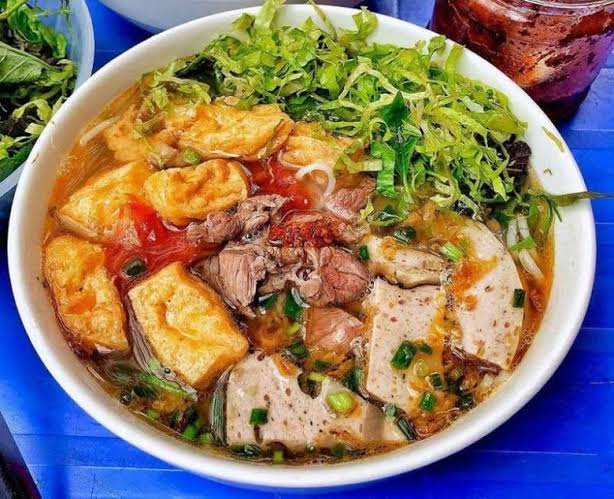
#> input picture assets/figma/02055b87-c611-4bce-ad4e-6c292f7ebfb1.png, 614 x 499 px; its folder holds only this picture in this run
$ python reference-sheets.py
#> lines starting #> are read from the running program, lines starting #| are printed output that depends on the picture
from pathlib import Path
from PIL import Image, ImageDraw, ImageOps
files=sorted(Path('verification/figma').glob('*.png'))
for page in range((len(files)+11)//12):
    canvas=Image.new('RGB',(856,1497),'#dce3d8')
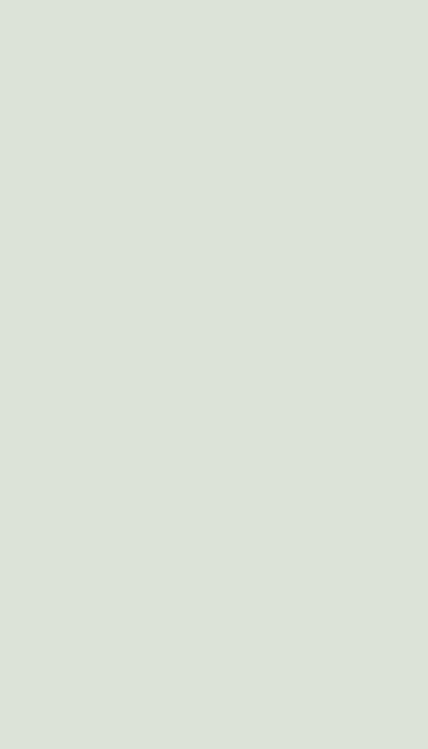
#> canvas: PIL image 856x1497 RGB (shown at 1/2 size); mean R, G, B 220, 227, 216
    draw=ImageDraw.Draw(canvas)
    for j,path in enumerate(files[page*12:page*12+12]):
        x=(j%4)*214;y=(j//4)*499
        im=Image.open(path).convert('RGB')
#> im is the input picture: PIL image 614x499 RGB; mean R, G, B 139.7, 120.5, 103.8
        thumb=ImageOps.contain(im,(214,463),Image.Resampling.LANCZOS)
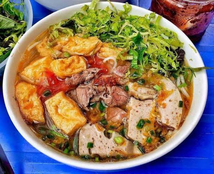
#> thumb: PIL image 214x174 RGB; mean R, G, B 139.7, 120.5, 103.8
        canvas.paste(thumb,(x+(214-thumb.width)//2,y+36))
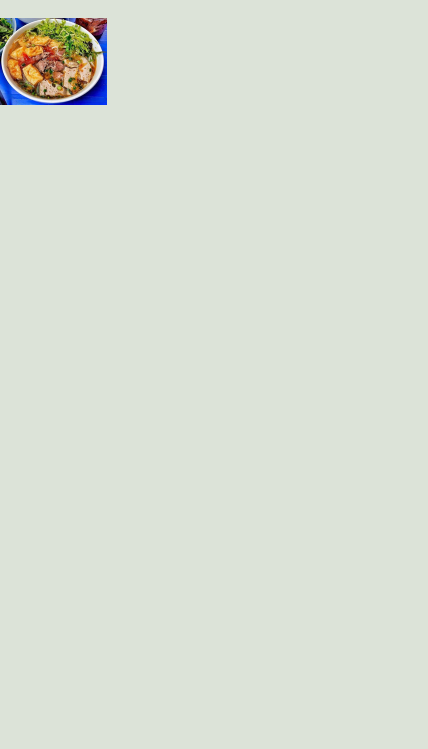
#> canvas: PIL image 856x1497 RGB (shown at 1/2 size); mean R, G, B 217.7, 223.9, 212.7
        draw.text((x+5,y+8),path.stem,fill='#203c30')
    canvas.save(f'verification/figma-reference-{page+1}.jpg',quality=90)
print(f'{len(files)} Figma reference frames')

$ run again, on assets/figma/0506ea04-ab7a-457d-8c33-d6467de6ef5e.png
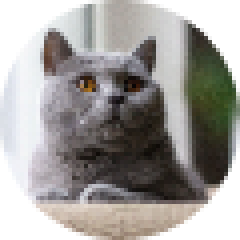
#> input picture assets/figma/0506ea04-ab7a-457d-8c33-d6467de6ef5e.png, 60 x 60 px (shown 4 times larger)
#> `thumb=ImageOps.contain(im,(214,463),Image.Resampling.LANCZOS)`:
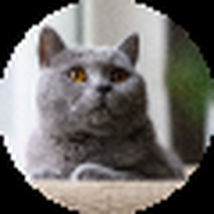
#> thumb: PIL image 214x214 RGB; mean R, G, B 111.1, 108.3, 105.1
#> `canvas.paste(thumb,(x+(214-thumb.width)//2,y+36))`:
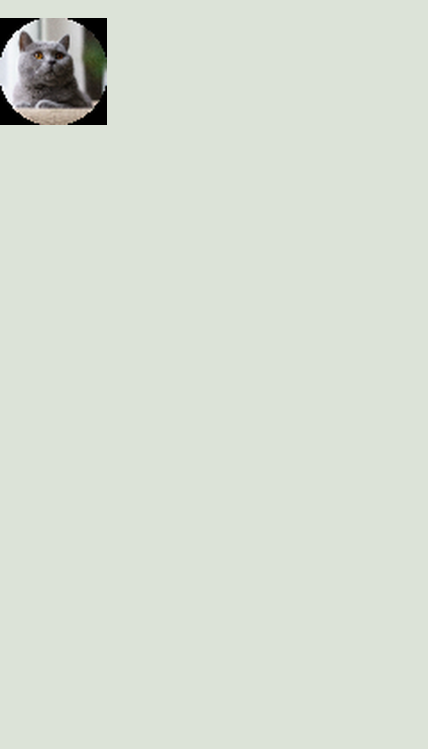
#> canvas: PIL image 856x1497 RGB (shown at 1/2 size); mean R, G, B 216.1, 222.8, 212

$ run again, on assets/figma/05b7a758-b831-4559-9b3f-efb12051d366.png
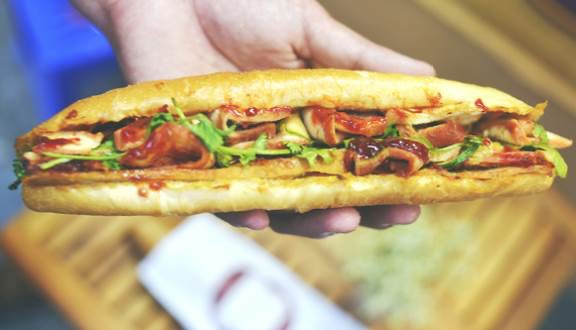
#> input picture assets/figma/05b7a758-b831-4559-9b3f-efb12051d366.png, 576 x 330 px
#> im is the input picture: PIL image 576x330 RGB; mean R, G, B 180.3, 160.8, 124.5
#> `thumb=ImageOps.contain(im,(214,463),Image.Resampling.LANCZOS)`:
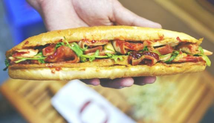
#> thumb: PIL image 214x123 RGB; mean R, G, B 180.3, 160.8, 124.5
#> `canvas.save(f'verification/figma-reference-{page+1}.jpg',quality=90)`:
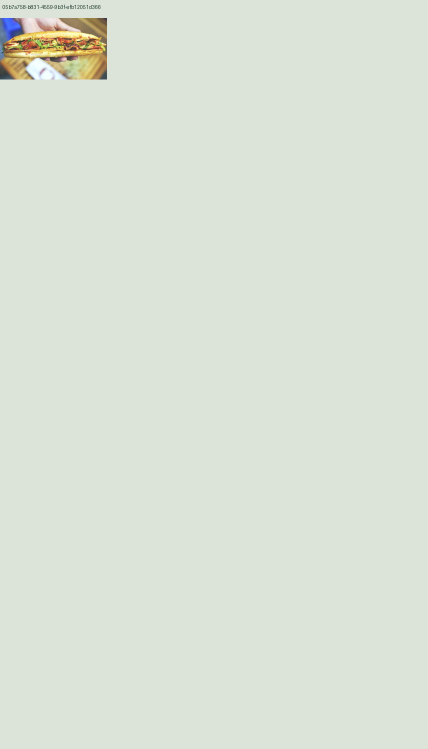
#> saved as figma-reference-1.jpg: PIL image 856x1497 RGB (shown at 1/2 size); mean R, G, B 219.1, 225.6, 214.1

$ run again, on assets/figma/06dcd390-bf57-4647-99da-887e20c11318.png
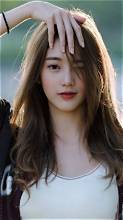
#> input picture assets/figma/06dcd390-bf57-4647-99da-887e20c11318.png, 123 x 220 px
#> im is the input picture: PIL image 123x220 RGB; mean R, G, B 112.2, 108.7, 106.8
#> `thumb=ImageOps.contain(im,(214,463),Image.Resampling.LANCZOS)`:
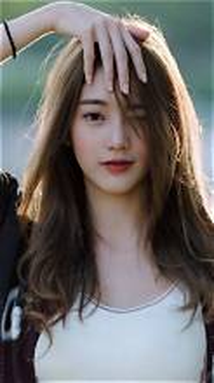
#> thumb: PIL image 214x383 RGB; mean R, G, B 112.2, 108.7, 106.9
#> `canvas.paste(thumb,(x+(214-thumb.width)//2,y+36))`:
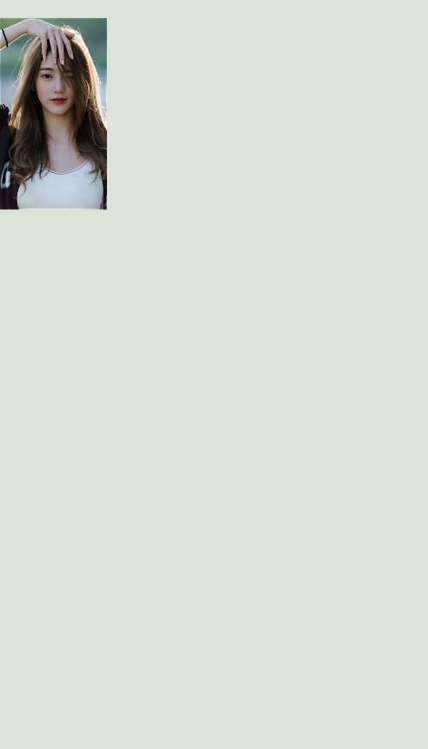
#> canvas: PIL image 856x1497 RGB (shown at 1/2 size); mean R, G, B 213.1, 219.4, 209
